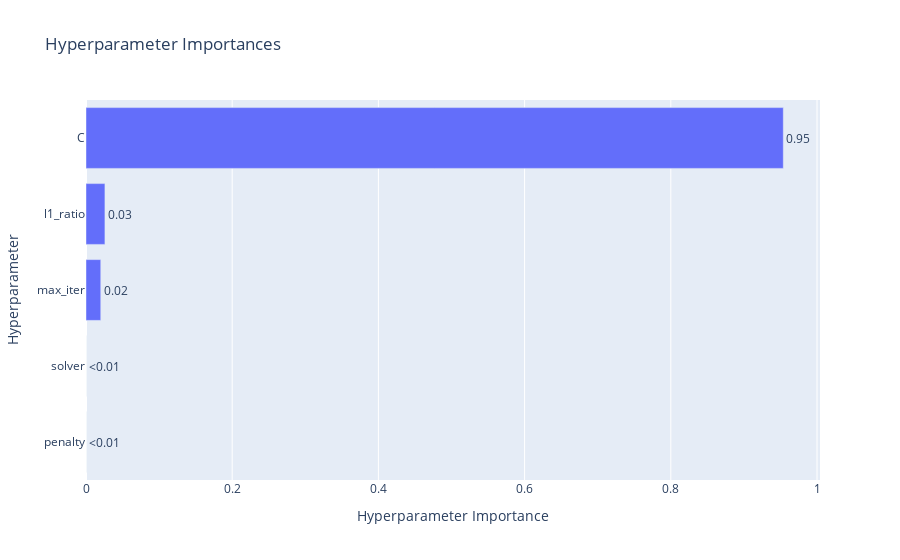

Source (notebook cell):
### Code cell
optuna.visualization.plot_param_importances(study)

### Figure 1 — Plotly figure (JSON) as saved in the notebook; plotly's stock layout.template omitted (floating-point values rounded to 4 significant figures)
{"data": [{"cliponaxis": false, "hovertemplate": ["penalty (CategoricalDistribution): 0.0<extra></extra>", "solver (CategoricalDistribution): 0.0<extra></extra>", "max_iter (IntDistribution): 0.02019794445630324<extra></extra>", "l1_ratio (FloatDistribution): 0.025898772089869737<extra></extra>", "C (FloatDistribution): 0.9539032834538271<extra></extra>"], "name": "Objective Value", "orientation": "h", "text": ["<0.01", "<0.01", "0.02", "0.03", "0.95"], "textposition": "outside", "type": "bar", "x": [0, 0, 0.0202, 0.0259, 0.9539], "y": ["penalty", "solver", "max_iter", "l1_ratio", "C"]}], "layout": {"title": {"text": "Hyperparameter Importances"}, "xaxis": {"title": {"text": "Hyperparameter Importance"}}, "yaxis": {"title": {"text": "Hyperparameter"}}}}
